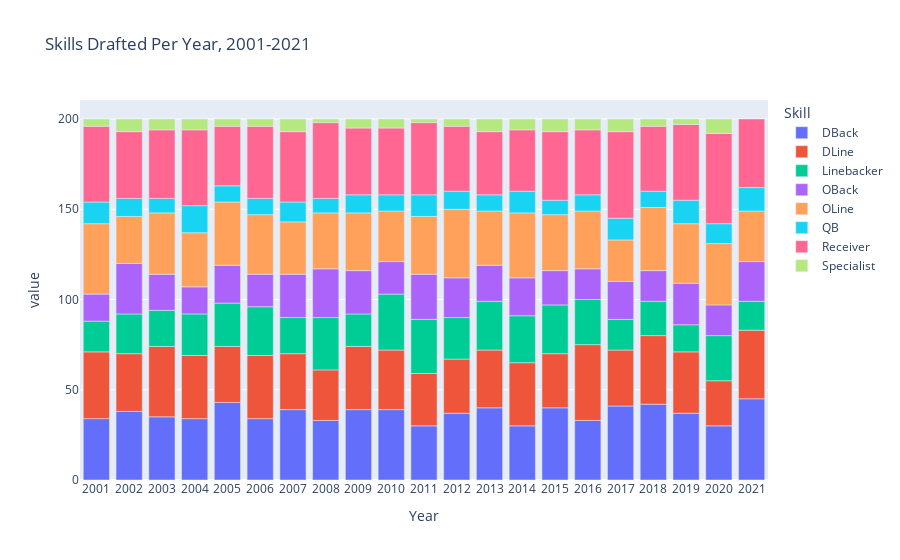

The code cell stored with this chart in its notebook:
### Code cell
# Barplot of years
years = [str(x) for x in range(2000,2022)]
fig = px.bar(pt_filt_2,
            labels=dict(x=years),
            title='Skills Drafted Per Year, 2001-2021')
fig.update_xaxes(nticks=20,dtick=1)
fig.show()

### Figure 1 — Plotly figure (JSON) as saved in the notebook; plotly's stock layout.template omitted (floating-point values rounded to 4 significant figures)
{"data": [{"alignmentgroup": "True", "hovertemplate": "Skill=DBack<br>Year=%{x}<br>value=%{y}<extra></extra>", "legendgroup": "DBack", "marker": {"color": "#636efa", "pattern": {"shape": ""}}, "name": "DBack", "offsetgroup": "DBack", "orientation": "v", "showlegend": true, "textposition": "auto", "type": "bar", "x": [2002, 2021, 2020, 2019, 2018, 2017, 2016, 2015, 2014, 2013, 2001, 2011, 2010, 2009, 2008, 2007, 2006, 2005, 2004, 2003, 2012], "xaxis": "x", "y": [38, 45, 30, 37, 42, 41, 33, 40, 30, 40, 34, 30, 39, 39, 33, 39, 34, 43, 34, 35, 37], "yaxis": "y"}, {"alignmentgroup": "True", "hovertemplate": "Skill=DLine<br>Year=%{x}<br>value=%{y}<extra></extra>", "legendgroup": "DLine", "marker": {"color": "#EF553B", "pattern": {"shape": ""}}, "name": "DLine", "offsetgroup": "DLine", "orientation": "v", "showlegend": true, "textposition": "auto", "type": "bar", "x": [2002, 2021, 2020, 2019, 2018, 2017, 2016, 2015, 2014, 2013, 2001, 2011, 2010, 2009, 2008, 2007, 2006, 2005, 2004, 2003, 2012], "xaxis": "x", "y": [32, 38, 25, 34, 38, 31, 42, 30, 35, 32, 37, 29, 33, 35, 28, 31, 35, 31, 35, 39, 30], "yaxis": "y"}, {"alignmentgroup": "True", "hovertemplate": "Skill=Linebacker<br>Year=%{x}<br>value=%{y}<extra></extra>", "legendgroup": "Linebacker", "marker": {"color": "#00cc96", "pattern": {"shape": ""}}, "name": "Linebacker", "offsetgroup": "Linebacker", "orientation": "v", "showlegend": true, "textposition": "auto", "type": "bar", "x": [2002, 2021, 2020, 2019, 2018, 2017, 2016, 2015, 2014, 2013, 2001, 2011, 2010, 2009, 2008, 2007, 2006, 2005, 2004, 2003, 2012], "xaxis": "x", "y": [22, 16, 25, 15, 19, 17, 25, 27, 26, 27, 17, 30, 31, 18, 29, 20, 27, 24, 23, 20, 23], "yaxis": "y"}, {"alignmentgroup": "True", "hovertemplate": "Skill=OBack<br>Year=%{x}<br>value=%{y}<extra></extra>", "legendgroup": "OBack", "marker": {"color": "#ab63fa", "pattern": {"shape": ""}}, "name": "OBack", "offsetgroup": "OBack", "orientation": "v", "showlegend": true, "textposition": "auto", "type": "bar", "x": [2002, 2021, 2020, 2019, 2018, 2017, 2016, 2015, 2014, 2013, 2001, 2011, 2010, 2009, 2008, 2007, 2006, 2005, 2004, 2003, 2012], "xaxis": "x", "y": [28, 22, 17, 23, 17, 21, 17, 19, 21, 20, 15, 25, 18, 24, 27, 24, 18, 21, 15, 20, 22], "yaxis": "y"}, {"alignmentgroup": "True", "hovertemplate": "Skill=OLine<br>Year=%{x}<br>value=%{y}<extra></extra>", "legendgroup": "OLine", "marker": {"color": "#FFA15A", "pattern": {"shape": ""}}, "name": "OLine", "offsetgroup": "OLine", "orientation": "v", "showlegend": true, "textposition": "auto", "type": "bar", "x": [2002, 2021, 2020, 2019, 2018, 2017, 2016, 2015, 2014, 2013, 2001, 2011, 2010, 2009, 2008, 2007, 2006, 2005, 2004, 2003, 2012], "xaxis": "x", "y": [26, 28, 34, 33, 35, 23, 32, 31, 36, 30, 39, 32, 28, 32, 31, 29, 33, 35, 30, 34, 38], "yaxis": "y"}, {"alignmentgroup": "True", "hovertemplate": "Skill=QB<br>Year=%{x}<br>value=%{y}<extra></extra>", "legendgroup": "QB", "marker": {"color": "#19d3f3", "pattern": {"shape": ""}}, "name": "QB", "offsetgroup": "QB", "orientation": "v", "showlegend": true, "textposition": "auto", "type": "bar", "x": [2002, 2021, 2020, 2019, 2018, 2017, 2016, 2015, 2014, 2013, 2001, 2011, 2010, 2009, 2008, 2007, 2006, 2005, 2004, 2003, 2012], "xaxis": "x", "y": [10, 13, 11, 13, 9, 12, 9, 8, 12, 9, 12, 12, 9, 10, 8, 11, 9, 9, 15, 8, 10], "yaxis": "y"}, {"alignmentgroup": "True", "hovertemplate": "Skill=Receiver<br>Year=%{x}<br>value=%{y}<extra></extra>", "legendgroup": "Receiver", "marker": {"color": "#FF6692", "pattern": {"shape": ""}}, "name": "Receiver", "offsetgroup": "Receiver", "orientation": "v", "showlegend": true, "textposition": "auto", "type": "bar", "x": [2002, 2021, 2020, 2019, 2018, 2017, 2016, 2015, 2014, 2013, 2001, 2011, 2010, 2009, 2008, 2007, 2006, 2005, 2004, 2003, 2012], "xaxis": "x", "y": [37, 38, 50, 42, 36, 48, 36, 38, 34, 35, 42, 40, 37, 37, 42, 39, 40, 33, 42, 38, 36], "yaxis": "y"}, {"alignmentgroup": "True", "hovertemplate": "Skill=Specialist<br>Year=%{x}<br>value=%{y}<extra></extra>", "legendgroup": "Specialist", "marker": {"color": "#B6E880", "pattern": {"shape": ""}}, "name": "Specialist", "offsetgroup": "Specialist", "orientation": "v", "showlegend": true, "textposition": "auto", "type": "bar", "x": [2002, 2021, 2020, 2019, 2018, 2017, 2016, 2015, 2014, 2013, 2001, 2011, 2010, 2009, 2008, 2007, 2006, 2005, 2004, 2003, 2012], "xaxis": "x", "y": [7, null, 8, 3, 4, 7, 6, 7, 6, 7, 4, 2, 5, 5, 2, 7, 4, 4, 6, 6, 4], "yaxis": "y"}], "layout": {"barmode": "relative", "legend": {"title": {"text": "Skill"}, "tracegroupgap": 0}, "title": {"text": "Skills Drafted Per Year, 2001-2021"}, "xaxis": {"anchor": "y", "domain": [0, 1], "dtick": 1, "nticks": 20, "title": {"text": "Year"}}, "yaxis": {"anchor": "x", "domain": [0, 1], "title": {"text": "value"}}}}
